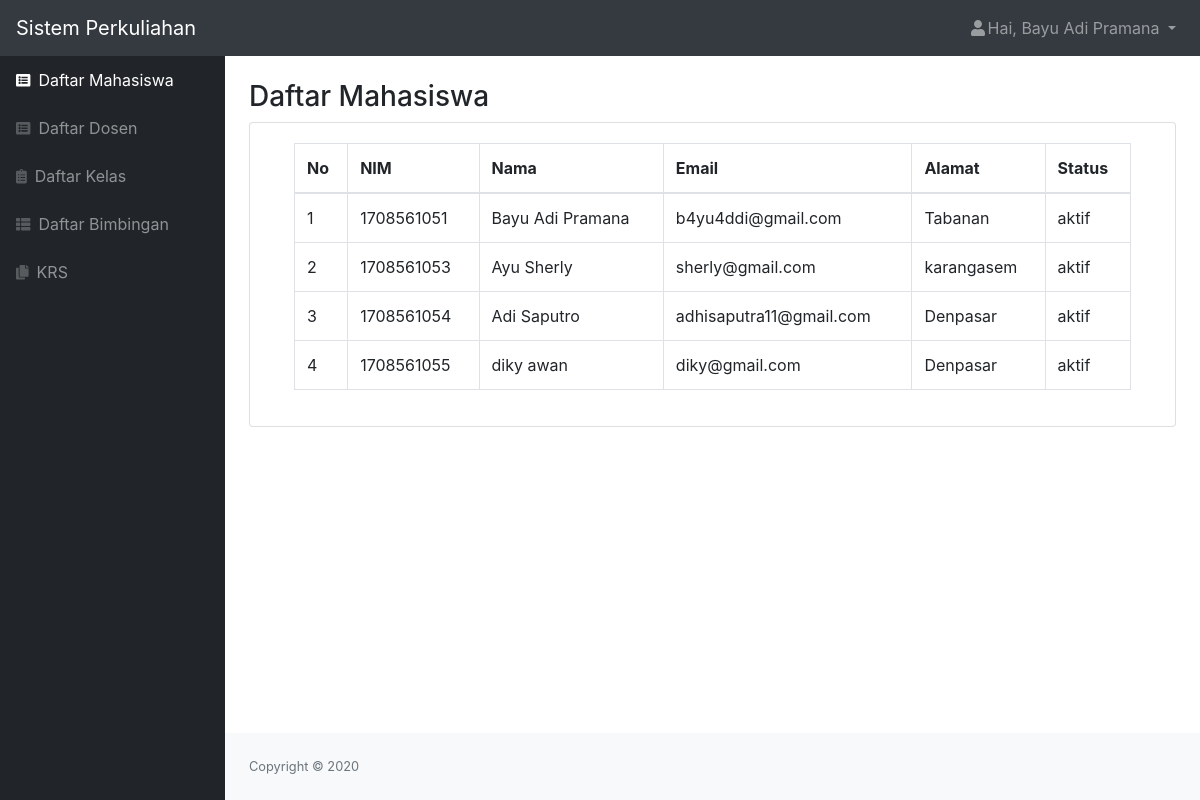
Screenshot of /php/mahasiswa.php (signed in) with the database file from the repository.
### tables this page shows
CREATE TABLE `mahasiswa` (
  `id_mahasiswa` int(11) NOT NULL,
  `role` char(1) NOT NULL,
  `nim` char(10) NOT NULL,
  `nama` varchar(50) NOT NULL,
  `email` varchar(50) NOT NULL,
  `alamat` varchar(50) NOT NULL,
  `tanggal_lahir` date NOT NULL,
  `status` varchar(20) NOT NULL,
  `password` varchar(300) NOT NULL
);

### php/mahasiswa.php (the view, shortened to what this page needs)
<?php
    include "function.php";
    $queryMahasiswa = mysqli_query($koneksi, "SELECT * FROM mahasiswa ORDER BY nim asc");
    $nama = $_SESSION['nama'];
    $role = $_SESSION['role'];
?>
<!DOCTYPE html>
<html lang="en">
    <head>
        <link href="../css/styles.css" rel="stylesheet" />
        <link href="https://cdn.datatables.net/1.10.20/css/dataTables.bootstrap4.min.css" rel="stylesheet" />
    </head>
    <body class="sb-nav-fixed">
        <nav class="sb-topnav navbar navbar-expand navbar-dark bg-dark">
            <a class="navbar-brand" href="index.html">Sistem Perkuliahan</a>
            <ul class="navbar-nav ml-auto">
                <li class="nav-item dropdown">
                    <a class="nav-link dropdown-toggle" id="userDropdown" href="#" role="button" data-toggle="dropdown" aria-haspopup="true" aria-expanded="false"><i class="fas fa-user fa-fw"></i>Hai, <?= $nama; ?> </a>
                </li>
            </ul>
        </nav>
        <div id="layoutSidenav">
            <div id="layoutSidenav_nav">
                <nav class="sb-sidenav accordion sb-sidenav-dark" id="sidenavAccordion">
                    <div class="sb-sidenav-menu">
                        <div class="nav">
                            <a class="nav-link active" href="mahasiswa.php"
                                ><div class="sb-nav-link-icon"><i class="fas fa-list-alt"></i></div>
                                Daftar Mahasiswa</a
                            >
                            <a class="nav-link" href="dosen.php"
                                ><div class="sb-nav-link-icon"><i class="fas fa-list-alt"></i></div>
                                Daftar Dosen</a
                            >
                            <a class="nav-link" href="kelas.php"
                                ><div class="sb-nav-link-icon"><i class="fas fa-clipboard-list"></i></div>
                                Daftar Kelas</a
                            >
                            <a class="nav-link" href="bimbingan.php"
                                ><div class="sb-nav-link-icon"><i class="fas fa-th-list"></i></div>
                                Daftar Bimbingan</a
                            >
                            <?php if($role == "1") { ?>
                            <a class="nav-link" href="krs.php"
                                ><div class="sb-nav-link-icon"><i class="fas fa-copy"></i></div>
                                KRS</a>
                            <?php } ?>
                        </div>
                    </div>
                </nav>
            </div>
            <div id="layoutSidenav_content">
                <main>
                    <div class="container-fluid">
                        <h3 class="mt-4">Daftar Mahasiswa</h3>
                        <div class="card mb-4">
                            <div class="card-body">
                                <div class="table-responsive">
                                    <div class="container">
                                        <table class="table table-bordered" id="dataTable" width="100%" cellspacing="0">
                                            <thead>
                                                <tr>
                                                    <th>No</th>
                                                    <th>NIM</th>
                                                    <th>Nama</th>
                                                    <th>Email</th>
                                                    <th>Alamat</th>
                                                    <th>Status</th>
                                                </tr>
                                            </thead>
                                            <?php $i=1;
                                            foreach ($queryMahasiswa as $data) : ?>
                                                <tr>
                                                    <td><?= $i++; ?></td>
                                                    <td><?= $data['nim']; ?></td>
                                                    <td><?= $data['nama']; ?></td>
                                                    <td><?= $data['email']; ?></td>
                                                    <td><?= $data['alamat']; ?></td>
                                                    <td><?= $data['status']; ?></td>
                                                </tr>
                                                <?php endforeach; ?>
                                        </table>
                                    </div>
                                </div>
                            </div>
                        </div>
                    </div>
                </main>
                <?php include "footer.php" ?>
            </div>
        </div>
    </body>
</html>

### rows the page displays
mahasiswa: nim "1708561051", nama "Bayu Adi Pramana", email "b4yu4ddi@gmail.com", alamat "Tabanan", status "aktif"
mahasiswa: nim "1708561053", nama "Ayu Sherly", email "sherly@gmail.com", alamat "karangasem", status "aktif"
mahasiswa: nim "1708561054", nama "Adi Saputro", email "adhisaputra11@gmail.com", alamat "Denpasar", status "aktif"
mahasiswa: nim "1708561055", nama "diky awan", email "diky@gmail.com", alamat "Denpasar", status "aktif"

### other values shown
$nama "Bayu Adi Pramana"
